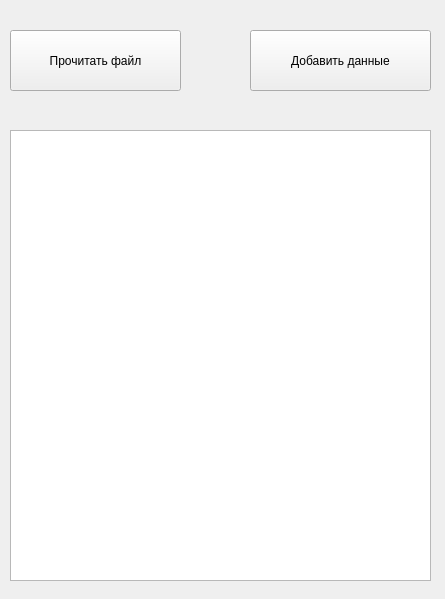
<?xml version="1.0" encoding="UTF-8"?>
<ui version="4.0">
 <class>file</class>
 <widget class="QWidget" name="file">
  <property name="geometry">
   <rect>
    <x>0</x>
    <y>0</y>
    <width>445</width>
    <height>599</height>
   </rect>
  </property>
  <property name="windowTitle">
   <string>file</string>
  </property>
  <widget class="QPushButton" name="pushButton">
   <property name="geometry">
    <rect>
     <x>10</x>
     <y>30</y>
     <width>171</width>
     <height>61</height>
    </rect>
   </property>
   <property name="text">
    <string>Прочитать файл</string>
   </property>
  </widget>
  <widget class="QPushButton" name="pushButton_2">
   <property name="geometry">
    <rect>
     <x>250</x>
     <y>30</y>
     <width>181</width>
     <height>61</height>
    </rect>
   </property>
   <property name="text">
    <string>Добавить данные</string>
   </property>
  </widget>
  <widget class="QTextBrowser" name="textBrowser">
   <property name="geometry">
    <rect>
     <x>10</x>
     <y>130</y>
     <width>421</width>
     <height>451</height>
    </rect>
   </property>
  </widget>
 </widget>
 <resources/>
 <connections/>
</ui>
